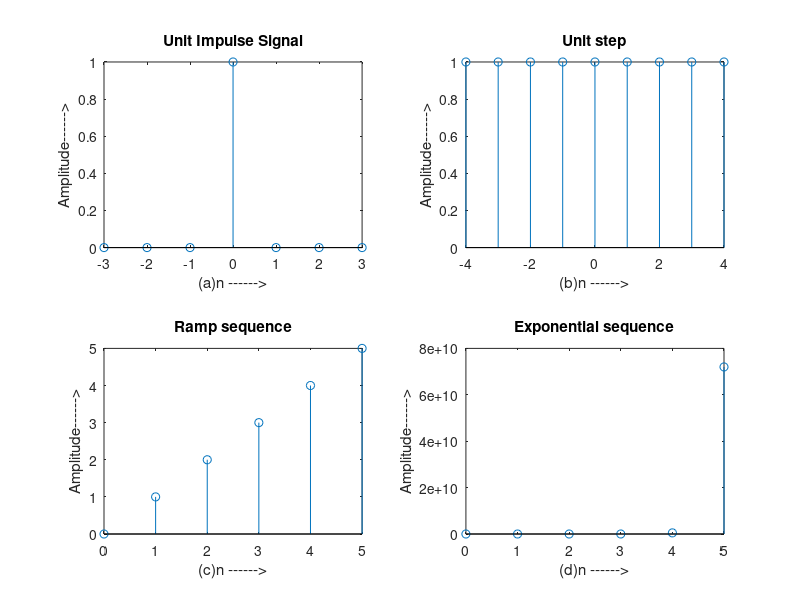

The MATLAB script that drew this image:
clc;clear all;close all;
t = -3:1:3;
y = [zeros(1,3),ones(1,1),zeros(1,3)];
subplot(2,2,1);
stem(t,y);
ylabel('Amplitude------>');
xlabel('(a)n ------>');
title('Unit Impulse Signal');

t = -4:1:4;
y1 = ones(1,9);
subplot(2,2,2);stem(t,y1);
ylabel('Amplitude------>');
xlabel('(b)n ------>');
title('Unit step');


n1 = input('Enter the value for end of the seqeuence ');  
x = 0:n1;
subplot(2,2,3);stem(x,x);
ylabel('Amplitude------>');
xlabel('(c)n ------>');
title('Ramp sequence');


n2 = input('Enter the length of exponential seqeuence ');   %n2 = <any value>7 %
t = 0:n2;
a = input('Enter the Amplitude');    %a=1%
y2 = exp(a*t);
subplot(2,2,4);stem(t,y2);
ylabel('Amplitude------>');
xlabel('(d)n ------>');
title('Exponential sequence');



disp('Unit impulse signal');y
disp('Unit step signal');y1
disp('Unit Ramp signal');x
disp('Exponential signal');x


